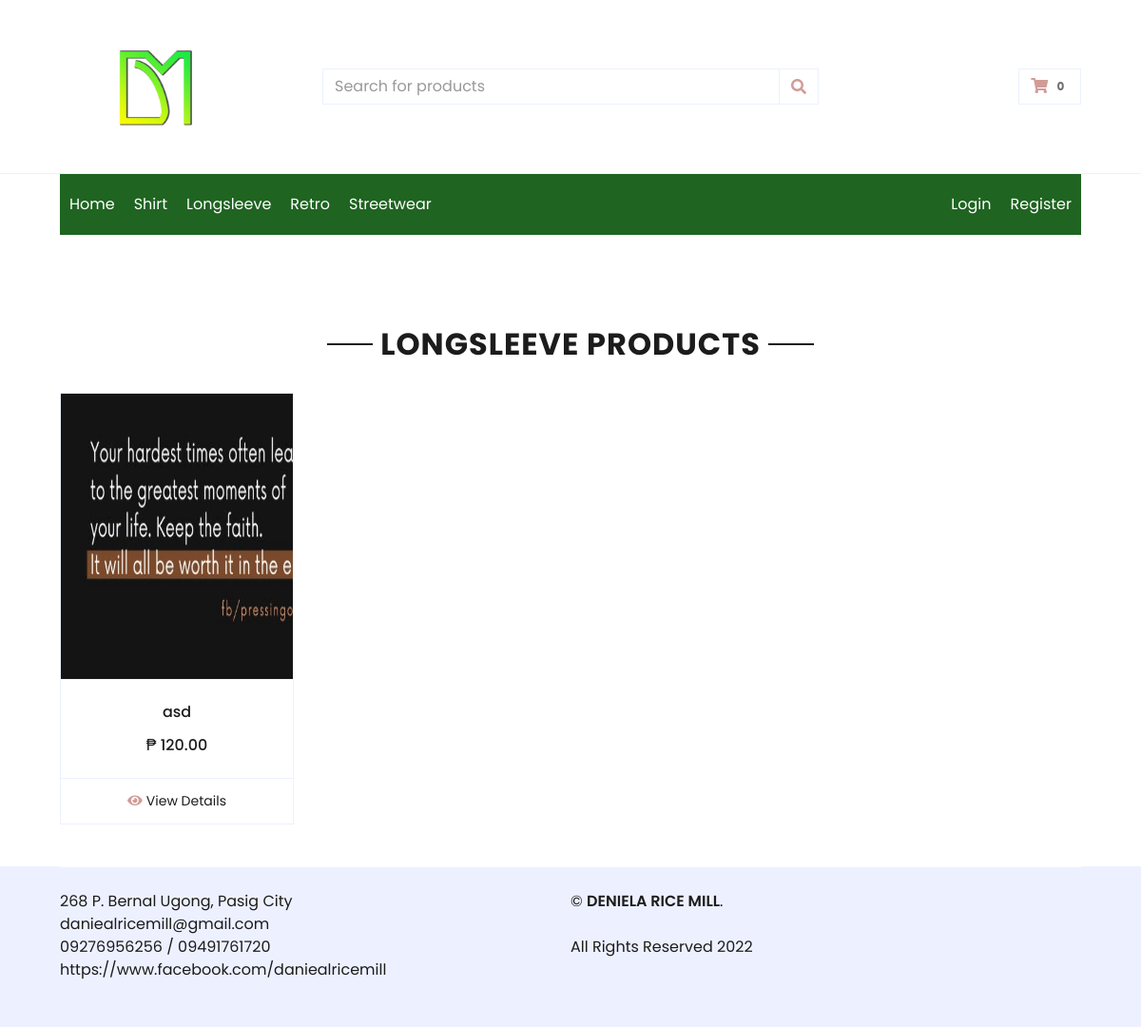
The app's page /index.php?data=2&category=Longsleeve with its own data.
### tables this page shows
CREATE TABLE `pos_item_category` (
  `category_id` int(12) NOT NULL,
  `name` varchar(100) NOT NULL,
  `photo` text NOT NULL,
  `date_added` timestamp NOT NULL DEFAULT current_timestamp()
);

CREATE TABLE `pos_items` (
  `item_id` int(12) NOT NULL,
  `item_name` varchar(100) NOT NULL,
  `item_price` varchar(12) NOT NULL,
  `category` int(2) NOT NULL,
  `stock` int(11) NOT NULL,
  `small` int(11) NOT NULL,
  `meduim` int(11) NOT NULL,
  `large` int(11) NOT NULL,
  `xl` int(11) NOT NULL,
  `xxl` int(11) NOT NULL,
  `xxxl` int(11) NOT NULL,
  `description` text NOT NULL,
  `is_best_seller` int(11) NOT NULL,
  `is_hot` int(11) NOT NULL,
  `image` text NOT NULL,
  `is_active` int(1) NOT NULL,
  `mdate` varchar(50) NOT NULL,
  `edate` varchar(50) NOT NULL,
  `is_status` int(1) NOT NULL,
  `date_added` timestamp NOT NULL DEFAULT current_timestamp()
);

CREATE TABLE `pos_settings` (
  `id` int(12) NOT NULL,
  `title` text NOT NULL,
  `email` text NOT NULL,
  `contact` text NOT NULL,
  `address` text NOT NULL,
  `facebook` text NOT NULL,
  `termscondition` text NOT NULL,
  `logo` text NOT NULL,
  `about` text NOT NULL,
  `faq` text NOT NULL
);

### index.php (the view, shortened to what this page needs)
<?php include("header.php");?>
<?php
if(isset($_GET['data'])){
?>
   <div class="container-fluid pt-5">
       <div class="text-center mb-4">
           <h2 class="section-title px-5"><span class="px-2"><?php echo strtoupper($_GET['category']);?> PRODUCTS</span></h2>
       </div>
       <div class="row px-xl-5 pb-3">
		<?php
		if(isset($_POST['search'])){
			$product    = $_POST['product'];
			$products   = $mysqli->query("SELECT * from pos_items where item_name LIKE '%$product%'");
		} else {
			$id         = $_GET['data'];
			$products   = $mysqli->query("SELECT * from pos_items where category='$id'");
		}
		while($valp = $products->fetch_object()){
		?>
           <div class="col-lg-3 col-md-6 col-sm-12 pb-1">
               <div class="card product-item border-0 mb-4">
                   <div class="card-header product-img position-relative overflow-hidden bg-transparent border p-0">
                       <img class="i" src="admin/assets/menu/<?php echo $valp->image;?>" width="300px" height="300px">
                   </div>
                   <div class="card-body border-left border-right text-center p-0 pt-4 pb-3">
                       <h6 class="text-truncate mb-3"><?php echo $valp->item_name;?></h6>
                       <div class="d-flex justify-content-center">
                           <h6> ₱ <?php echo number_format($valp->item_price,2);?></h6>
                       </div>
                   </div>
                   <div class="card-footer d-flex justify-content-center bg-light border">
                       <a href="product-details.php?id=<?php echo $valp->item_id;?>" class="btn btn-sm text-dark p-0"><i class="fas fa-eye text-primary mr-1"></i>View Details</a>
                   </div>
               </div>
           </div>
		<?php } ?>
       </div>
   </div>
<?php } ?>
   <?php include("footer.php");?>

### header.php (shortened to what this page needs)
<!DOCTYPE html>
<html lang="en">
<head>
	<?php
	include('controller/database.php');
	$settings_val = $mysqli->query("SELECT * from pos_settings");
    $sval = $settings_val->fetch_row();
	?>
    <link href="https://cdnjs.cloudflare.com/ajax/libs/font-awesome/5.10.0/css/all.min.css" rel="stylesheet">
    <link href="assets/lib/owlcarousel/assets/owl.carousel.min.css" rel="stylesheet">
    <link href="assets/css/style.css" rel="stylesheet">
</head>
<body>
    <div class="container-fluid">
        <div class="row align-items-center py-3 px-xl-5">
            <div class="col-lg-3 d-none d-lg-block">
                <a href="" class="text-decoration-none">
                    <img src="assets/logo.png" width="200px">
                </a>
            </div>
            <div class="col-lg-6 col-6 text-left">
                <form method="post">
                    <div class="input-group">
                        <input type="text" class="form-control" placeholder="Search for products" name="product">
                        <div class="input-group-append">
                            <button type="submit" class="input-group-text bg-transparent text-primary" name="search">
                                <i class="fa fa-search"></i>
                            </button>
                        </div>
                    </div>
                </form>
            </div>
            <div class="col-lg-3 col-6 text-right">
                <a href="" class="btn border">
                    <i class="fas fa-shopping-cart text-primary"></i>
                    <span class="badge">0</span>
                </a>
            </div>
        </div>
    </div>
    <div class="container-fluid mb-5">
        <div class="row border-top px-xl-5">
            <div class="col-lg-12">
                <nav class="navbar navbar-expand-lg bg-light navbar-light py-3 py-lg-0 px-0" style="background-color:#1F6421 !important;">
                    <div class="collapse navbar-collapse justify-content-between" id="navbarCollapse">
                        <div class="navbar-nav mr-auto py-0">
                            <a href="index.php" class="nav-item nav-link"  style="color:#fff !important;">Home</a>
							<?php
							$category1 = $mysqli->query("SELECT * from pos_item_category ");
							while($val1 = $category1->fetch_object()){
							?>
                            <a href="index.php?data=<?php echo $val1->category_id;?>&category=<?php echo $val1->name;?>" class="nav-item nav-link"  style="color:#fff !important;"><?php echo $val1->name;?></a>
							<?php } ?>
                        </div>
                        <div class="navbar-nav ml-auto py-0">
                            <a href="login.php" class="nav-item nav-link"  style="color:#fff !important;">Login</a>
                            <a href="register.php" class="nav-item nav-link"  style="color:#fff !important;">Register</a>
                        </div>
                    </div>
                </nav>
            </div>
        </div>
    </div>

### footer.php (shortened to what this page needs)
     <div class="container-fluid bg-secondary text-dark">
        <div class="row border-top border-light mx-xl-5 py-4">
            <div class="col-md-6 px-xl-0">
                <p class="mb-md-0 text-left  text-dark">
					 <?php echo $sval[4];?>
					<br> <?php echo $sval[2];?>
					<br> <?php echo $sval[3];?>
					<br> <?php echo $sval[5];?>
                </p>
            </div>
			<div class="col-md-6 px-xl-0">
                <p class="mb-md-0 text-left  text-dark">
                    &copy;
					<a class="text-dark font-weight-semi-bold" href="#">DENIELA RICE MILL</a>.
					<br><br>
					All Rights Reserved 2022
                </p>
            </div>
            <div class="col-md-6 px-xl-0 text-center text-md-right">
            </div>
        </div>
    </div>
</body>
</html>

### records on screen
pos_item_category: name "Shirt"
pos_item_category: name "Longsleeve"
pos_item_category: name "Retro"
pos_item_category: name "Streetwear"
pos_items: image (picture), item_name "asd", item_price "120.00"
pos_settings: address "268 P. Bernal Ugong, Pasig City", email "daniealricemill@gmail.com", contact "09276956256 / 09491761720", facebook "https://www.facebook.com/daniealricemill"

### other values on screen
$_GET['category'] "LONGSLEEVE"
